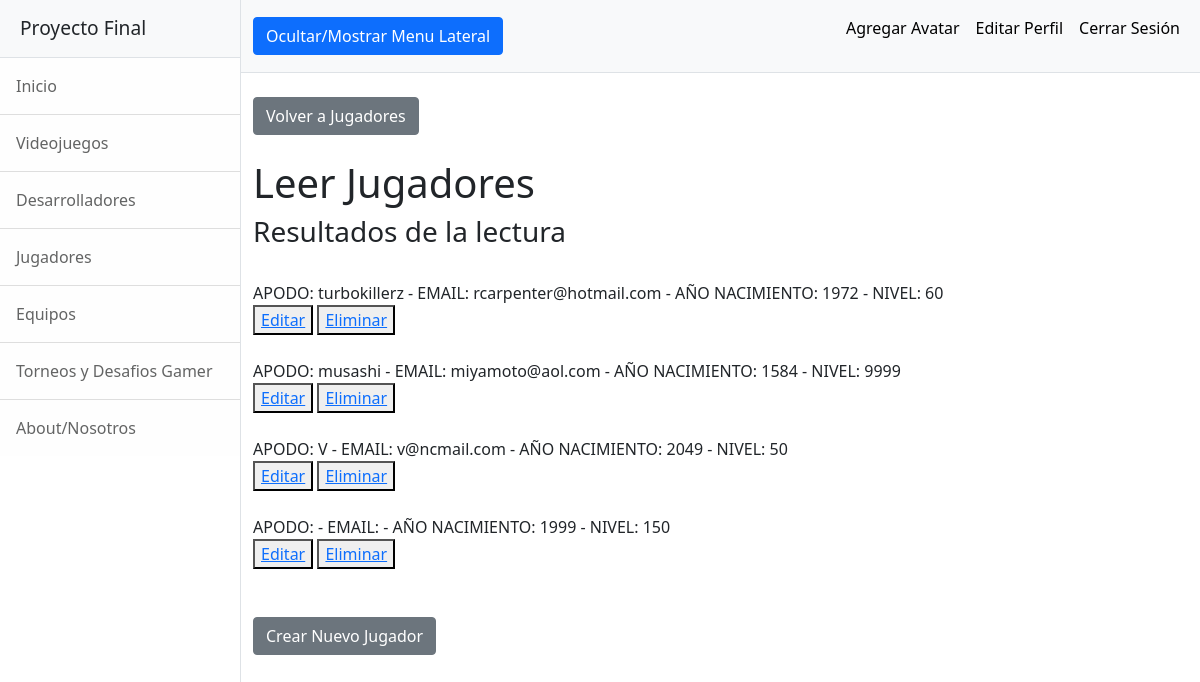
Page /AppFinal/jugadoresLeer (signed in) on the committed database.
### AppFinal/models.py (models this page shows)
class Jugador(models.Model):
    apodo = models.CharField(max_length = 15)
    email = models.EmailField()
    año_nacimiento = models.IntegerField()
    nivel = models.IntegerField()
    def __str__(self):
        return f"APODO: {self.apodo} - EMAIL: {self.email} - AÑO NACIMIENTO: {self.año_nacimiento} - NIVEL: {self.nivel}"

### AppFinal/views.py (the view)
# urls.py: path('jugadoresLeer', views.jugadoresLeer, name="JugadoresLeer"),
@login_required
def jugadoresLeer(request):
    jugadores = Jugador.objects.all()
    contexto = {"jugadores":jugadores}
    return render(request, "AppFinal/jugadoresLeer.html", contexto)

### AppFinal/templates/AppFinal/jugadoresLeer.html
{% extends "AppFinal/padre.html" %}
{% load static %}
{% block dynamicContent %}
    <div class="container-fluid">
        <br><a class="btn btn-secondary" href="{% url 'Jugadores' %}">Volver a Jugadores</a>
        <h1 class="mt-4">Leer Jugadores</h1>
        <h3>Resultados de la lectura</h3><br>
        {% for jugador in jugadores %}
            {{jugador}}<br>
            <button><a href="{% url 'JugadoresEditar' jugador.apodo %}">Editar</a></button>
            <button><a href="{% url 'JugadoresEliminar' jugador.apodo %}">Eliminar</a></button><br><br>
        {% endfor %}
        <br><a class="btn btn-secondary" href="{% url 'JugadoresFormulario' %}">Crear Nuevo Jugador</a>
    </div>
{% endblock %}

### rows in the picture
Jugador: apodo+email+año_nacimiento "APODO: turbokillerz - EMAIL: rcarpenter@hotmail.com - AÑO NACIMIENTO: 1972 - NIVEL: 60"
Jugador: apodo+email+año_nacimiento "APODO: musashi - EMAIL: miyamoto@aol.com - AÑO NACIMIENTO: 1584 - NIVEL: 9999"
Jugador: apodo+email+año_nacimiento "APODO: V - EMAIL: v@ncmail.com - AÑO NACIMIENTO: 2049 - NIVEL: 50"
Jugador: apodo+email+año_nacimiento "APODO: - EMAIL: - AÑO NACIMIENTO: 1999 - NIVEL: 150"
